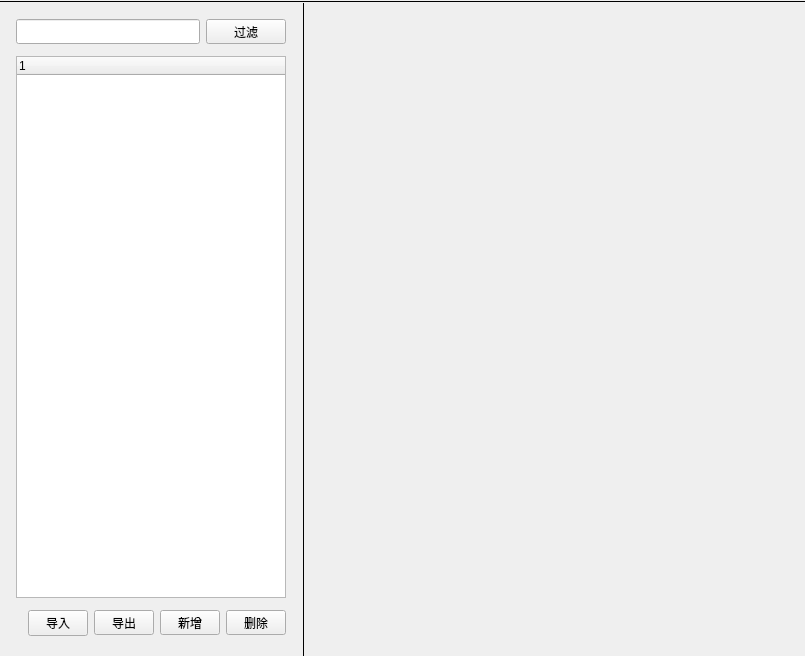
<?xml version="1.0" encoding="UTF-8"?>
<ui version="4.0">
 <class>mFrpCompMaterialWindowClass</class>
 <widget class="QWidget" name="mFrpCompMaterialWindowClass">
  <property name="geometry">
   <rect>
    <x>0</x>
    <y>0</y>
    <width>805</width>
    <height>656</height>
   </rect>
  </property>
  <property name="minimumSize">
   <size>
    <width>0</width>
    <height>0</height>
   </size>
  </property>
  <property name="windowTitle">
   <string>mFrpCompMaterialWindow</string>
  </property>
  <layout class="QGridLayout" name="gridLayout">
   <property name="leftMargin">
    <number>0</number>
   </property>
   <property name="topMargin">
    <number>0</number>
   </property>
   <property name="rightMargin">
    <number>0</number>
   </property>
   <property name="bottomMargin">
    <number>0</number>
   </property>
   <property name="spacing">
    <number>0</number>
   </property>
   <item row="0" column="0">
    <layout class="QVBoxLayout" name="verticalLayout">
     <property name="spacing">
      <number>0</number>
     </property>
     <item>
      <widget class="Line" name="line">
       <property name="frameShadow">
        <enum>QFrame::Plain</enum>
       </property>
       <property name="lineWidth">
        <number>1</number>
       </property>
       <property name="midLineWidth">
        <number>1</number>
       </property>
       <property name="orientation">
        <enum>Qt::Horizontal</enum>
       </property>
      </widget>
     </item>
     <item>
      <layout class="QHBoxLayout" name="horizontalLayout_3">
       <property name="spacing">
        <number>0</number>
       </property>
       <item>
        <layout class="QVBoxLayout" name="verticalLayout_2">
         <property name="spacing">
          <number>12</number>
         </property>
         <property name="leftMargin">
          <number>16</number>
         </property>
         <property name="topMargin">
          <number>16</number>
         </property>
         <property name="rightMargin">
          <number>16</number>
         </property>
         <property name="bottomMargin">
          <number>20</number>
         </property>
         <item>
          <layout class="QHBoxLayout" name="horizontalLayout">
           <property name="spacing">
            <number>6</number>
           </property>
           <item>
            <widget class="QLineEdit" name="lineEdit_Filter">
             <property name="minimumSize">
              <size>
               <width>0</width>
               <height>0</height>
              </size>
             </property>
             <property name="maximumSize">
              <size>
               <width>16777215</width>
               <height>25</height>
              </size>
             </property>
            </widget>
           </item>
           <item>
            <widget class="QPushButton" name="pushButton_Filter">
             <property name="minimumSize">
              <size>
               <width>0</width>
               <height>0</height>
              </size>
             </property>
             <property name="maximumSize">
              <size>
               <width>16777215</width>
               <height>25</height>
              </size>
             </property>
             <property name="text">
              <string>过滤</string>
             </property>
             <property name="checkable">
              <bool>false</bool>
             </property>
            </widget>
           </item>
          </layout>
         </item>
         <item>
          <widget class="QTreeWidget" name="treeWidget">
           <property name="minimumSize">
            <size>
             <width>0</width>
             <height>0</height>
            </size>
           </property>
           <property name="maximumSize">
            <size>
             <width>16777215</width>
             <height>16777215</height>
            </size>
           </property>
           <column>
            <property name="text">
             <string notr="true">1</string>
            </property>
           </column>
          </widget>
         </item>
         <item>
          <layout class="QHBoxLayout" name="horizontalLayout_2">
           <item>
            <spacer name="horizontalSpacer_2">
             <property name="orientation">
              <enum>Qt::Horizontal</enum>
             </property>
             <property name="sizeHint" stdset="0">
              <size>
               <width>40</width>
               <height>20</height>
              </size>
             </property>
            </spacer>
           </item>
           <item>
            <widget class="QPushButton" name="pushButton_Input">
             <property name="maximumSize">
              <size>
               <width>60</width>
               <height>16777215</height>
              </size>
             </property>
             <property name="text">
              <string>导入</string>
             </property>
            </widget>
           </item>
           <item>
            <widget class="QPushButton" name="pushButton_Output">
             <property name="maximumSize">
              <size>
               <width>60</width>
               <height>25</height>
              </size>
             </property>
             <property name="text">
              <string>导出</string>
             </property>
            </widget>
           </item>
           <item>
            <widget class="QPushButton" name="pushButton_Add">
             <property name="minimumSize">
              <size>
               <width>0</width>
               <height>0</height>
              </size>
             </property>
             <property name="maximumSize">
              <size>
               <width>60</width>
               <height>25</height>
              </size>
             </property>
             <property name="text">
              <string>新增</string>
             </property>
            </widget>
           </item>
           <item>
            <widget class="QPushButton" name="pushButton_Remove">
             <property name="minimumSize">
              <size>
               <width>0</width>
               <height>0</height>
              </size>
             </property>
             <property name="maximumSize">
              <size>
               <width>60</width>
               <height>25</height>
              </size>
             </property>
             <property name="text">
              <string>删除</string>
             </property>
            </widget>
           </item>
          </layout>
         </item>
        </layout>
       </item>
       <item>
        <widget class="Line" name="line_2">
         <property name="frameShadow">
          <enum>QFrame::Plain</enum>
         </property>
         <property name="lineWidth">
          <number>1</number>
         </property>
         <property name="midLineWidth">
          <number>1</number>
         </property>
         <property name="orientation">
          <enum>Qt::Vertical</enum>
         </property>
        </widget>
       </item>
       <item>
        <widget class="QStackedWidget" name="stackWidget_Property">
         <property name="minimumSize">
          <size>
           <width>500</width>
           <height>0</height>
          </size>
         </property>
         <property name="currentIndex">
          <number>0</number>
         </property>
         <widget class="QWidget" name="page"/>
         <widget class="QWidget" name="page_2"/>
        </widget>
       </item>
      </layout>
     </item>
    </layout>
   </item>
  </layout>
 </widget>
 <layoutdefault spacing="6" margin="11"/>
 <resources/>
 <connections/>
</ui>
